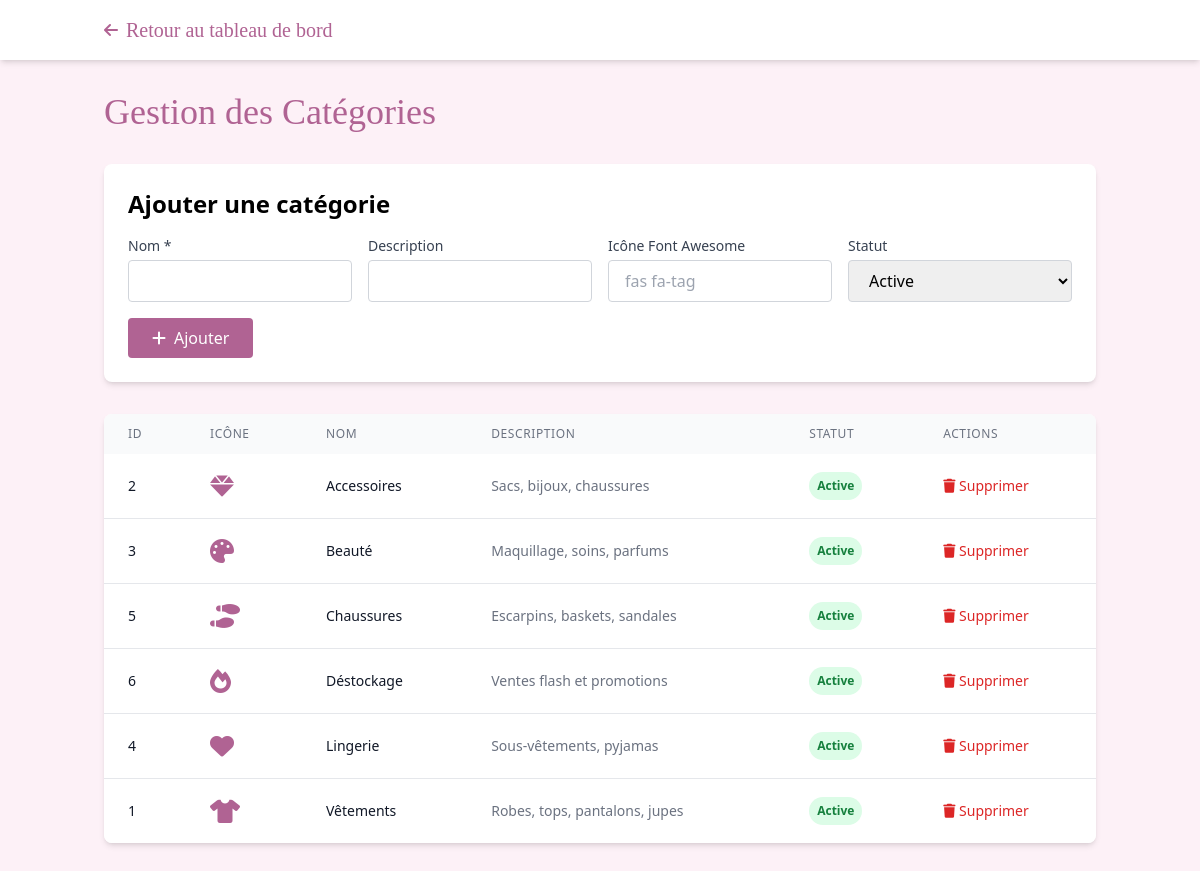
Screenshot of /admin/categories.php (signed in) with the database file from the repository.
### tables this page shows
CREATE TABLE `categories` (
  `id` int(11) NOT NULL,
  `name` varchar(100) NOT NULL,
  `description` text DEFAULT NULL,
  `icon` varchar(50) DEFAULT NULL,
  `status` enum('active','inactive') DEFAULT 'active',
  `created_at` timestamp NOT NULL DEFAULT current_timestamp(),
  `updated_at` timestamp NOT NULL DEFAULT current_timestamp() ON UPDATE current_timestamp()
);

### admin/categories.php (the view, shortened to what this page needs)
<?php
include '../config/db.php';
$categories = [];
try {
    $stmt = $bdd->query("SELECT * FROM categories ORDER BY name");
    $categories = $stmt->fetchAll(PDO::FETCH_ASSOC);
} catch (Exception $e) {
    $categories = [];
}
?>
<!DOCTYPE html>
<html lang="fr">
<head>
    <script src="https://cdn.tailwindcss.com"></script>
    <link href="https://cdnjs.cloudflare.com/ajax/libs/font-awesome/6.0.0/css/all.min.css" rel="stylesheet">
</head>
<body class="bg-[#fdf1f7] min-h-screen">
    <header class="bg-white shadow-md sticky top-0 z-50">
        <div class="container mx-auto px-4 py-4">
            <div class="flex items-center justify-between">
                <a href="dashboard.php" class="flex items-center space-x-2">
                    <i class="fas fa-arrow-left text-[#b06393]"></i>
                    <span class="text-xl font-serif text-[#b06393]">Retour au tableau de bord</span>
                </a>
            </div>
        </div>
    </header>
    <div class="container mx-auto px-4 py-8">
        <div class="max-w-7xl mx-auto">
            <h1 class="text-4xl font-serif text-[#b06393] mb-8">Gestion des Catégories</h1>
            <div class="bg-white rounded-lg shadow-md p-6 mb-8">
                <h2 class="text-2xl font-semibold mb-4">Ajouter une catégorie</h2>
                <form method="POST" class="grid grid-cols-1 md:grid-cols-4 gap-4">
                    <div>
                        <label class="block text-sm font-medium text-gray-700 mb-1">Nom *</label>
                        <input type="text" name="name" required class="w-full px-4 py-2 border border-gray-300 rounded">
                    </div>
                    <div>
                        <label class="block text-sm font-medium text-gray-700 mb-1">Description</label>
                        <input type="text" name="description" class="w-full px-4 py-2 border border-gray-300 rounded">
                    </div>
                    <div>
                        <label class="block text-sm font-medium text-gray-700 mb-1">Icône Font Awesome</label>
                        <input type="text" name="icon" placeholder="fas fa-tag" class="w-full px-4 py-2 border border-gray-300 rounded">
                    </div>
                    <div>
                        <label class="block text-sm font-medium text-gray-700 mb-1">Statut</label>
                        <select name="status" class="w-full px-4 py-2 border border-gray-300 rounded">
                            <option value="active">Active</option>
                        </select>
                    </div>
                    <div class="md:col-span-4">
                        <button type="submit" name="add" class="bg-[#b06393] text-white px-6 py-2 rounded hover:bg-[#d87eb6] transition">
                            <i class="fas fa-plus mr-2"></i>Ajouter
                        </button>
                    </div>
                </form>
            </div>
            <div class="bg-white rounded-lg shadow-md overflow-hidden">
                <div class="overflow-x-auto">
                    <table class="w-full">
                        <thead class="bg-gray-50">
                            <tr>
                                <th class="px-6 py-3 text-left text-xs font-medium text-gray-500 uppercase tracking-wider">ID</th>
                                <th class="px-6 py-3 text-left text-xs font-medium text-gray-500 uppercase tracking-wider">Icône</th>
                                <th class="px-6 py-3 text-left text-xs font-medium text-gray-500 uppercase tracking-wider">Nom</th>
                                <th class="px-6 py-3 text-left text-xs font-medium text-gray-500 uppercase tracking-wider">Description</th>
                                <th class="px-6 py-3 text-left text-xs font-medium text-gray-500 uppercase tracking-wider">Statut</th>
                                <th class="px-6 py-3 text-left text-xs font-medium text-gray-500 uppercase tracking-wider">Actions</th>
                            </tr>
                        </thead>
                        <tbody class="bg-white divide-y divide-gray-200">
                            <?php foreach ($categories as $cat): ?>
                                <tr class="hover:bg-gray-50">
                                    <td class="px-6 py-4 whitespace-nowrap">
                                        <div class="text-sm text-gray-900"><?= $cat['id'] ?></div>
                                    </td>
                                    <td class="px-6 py-4 whitespace-nowrap">
                                        <?php if (!empty($cat['icon'])): ?>
                                            <i class="<?= htmlspecialchars($cat['icon']) ?> text-2xl text-[#b06393]"></i>
                                        <?php else: ?>
                                            <i class="fas fa-tag text-2xl text-gray-400"></i>
                                        <?php endif; ?>
                                    </td>
                                    <td class="px-6 py-4 whitespace-nowrap">
                                        <div class="text-sm font-medium text-gray-900"><?= htmlspecialchars($cat['name']) ?></div>
                                    </td>
                                    <td class="px-6 py-4">
                                        <div class="text-sm text-gray-500"><?= htmlspecialchars($cat['description'] ?? '-') ?></div>
                                    </td>
                                    <td class="px-6 py-4 whitespace-nowrap">
                                        <span class="px-2 py-1 inline-flex text-xs leading-5 font-semibold rounded-full <?= $cat['status'] === 'active' ? 'bg-green-100 text-green-700' : 'bg-red-100 text-red-700' ?>">
                                            <?= $cat['status'] === 'active' ? 'Active' : 'Inactive' ?>
                                        </span>
                                    </td>
                                    <td class="px-6 py-4 whitespace-nowrap text-sm font-medium">
                                        <a href="?delete=<?= $cat['id'] ?>"
                                           onclick="return confirm('Êtes-vous sûr de vouloir supprimer cette catégorie ?')"
                                           class="text-red-600 hover:text-red-900">
                                            <i class="fas fa-trash"></i> Supprimer
                                        </a>
                                    </td>
                                </tr>
                            <?php endforeach; ?>
                        </tbody>
                    </table>
                </div>
            </div>
        </div>
    </div>
</body>
</html>

### rows the page displays
categories: id "2", name "Accessoires", description "Sacs, bijoux, chaussures", status "Active"
categories: id "3", name "Beauté", description "Maquillage, soins, parfums", status "Active"
categories: id "5", name "Chaussures", description "Escarpins, baskets, sandales", status "Active"
categories: id "6", name "Déstockage", description "Ventes flash et promotions", status "Active"
categories: id "4", name "Lingerie", description "Sous-vêtements, pyjamas", status "Active"
categories: id "1", name "Vêtements", description "Robes, tops, pantalons, jupes", status "Active"
